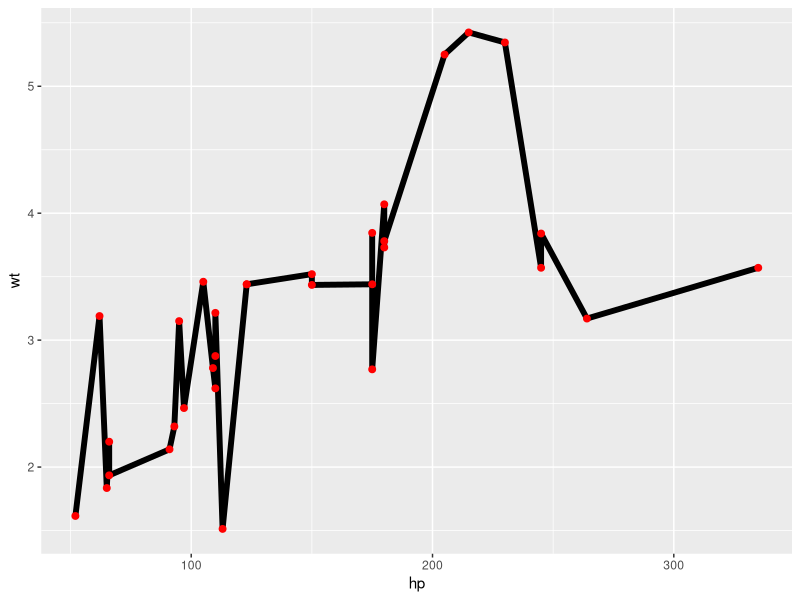
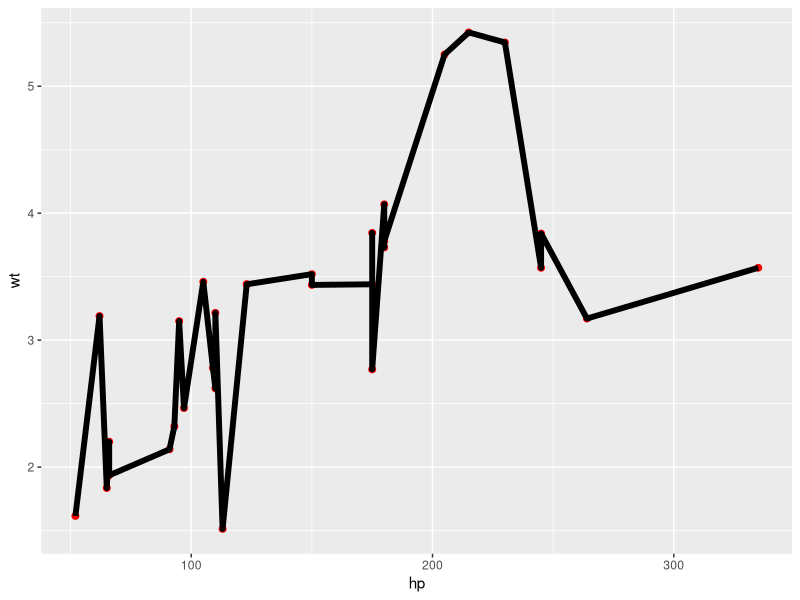
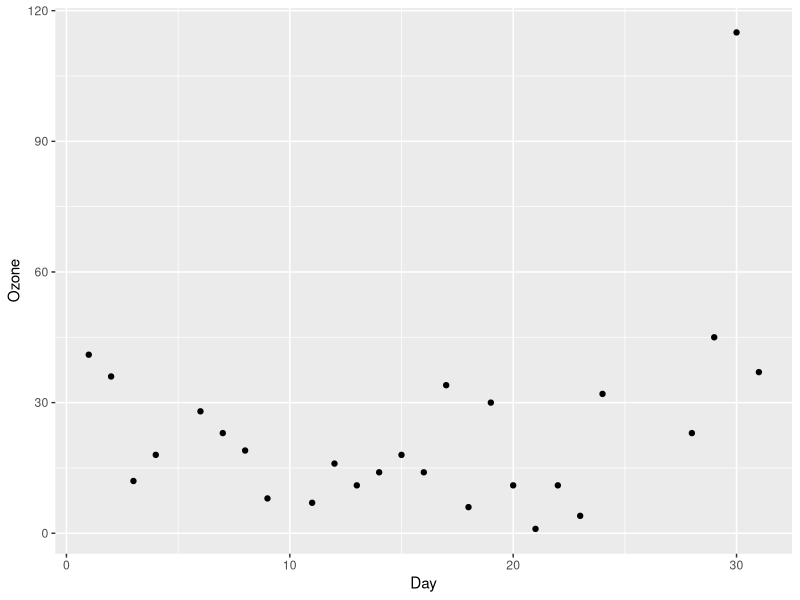
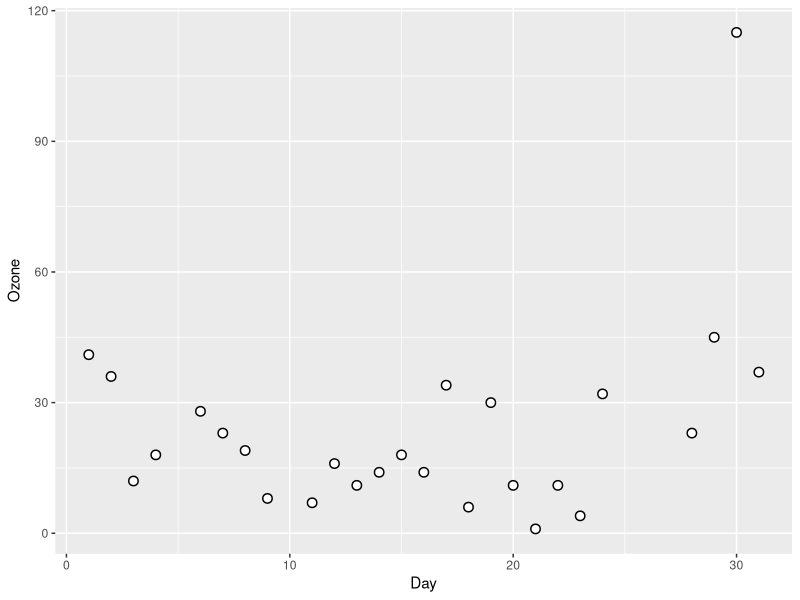
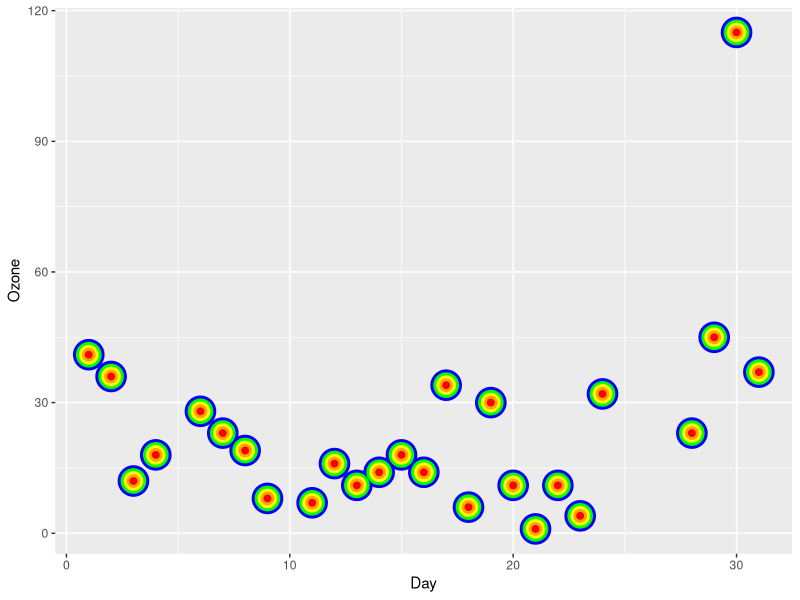
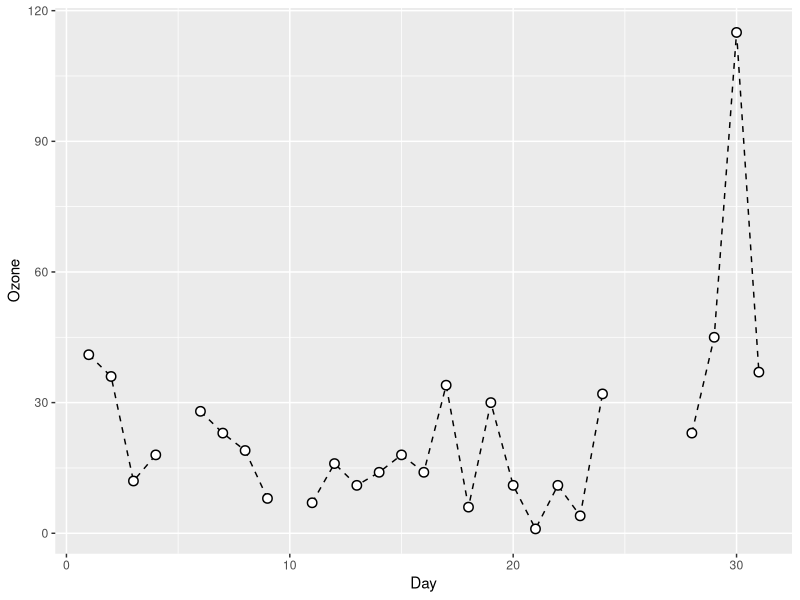
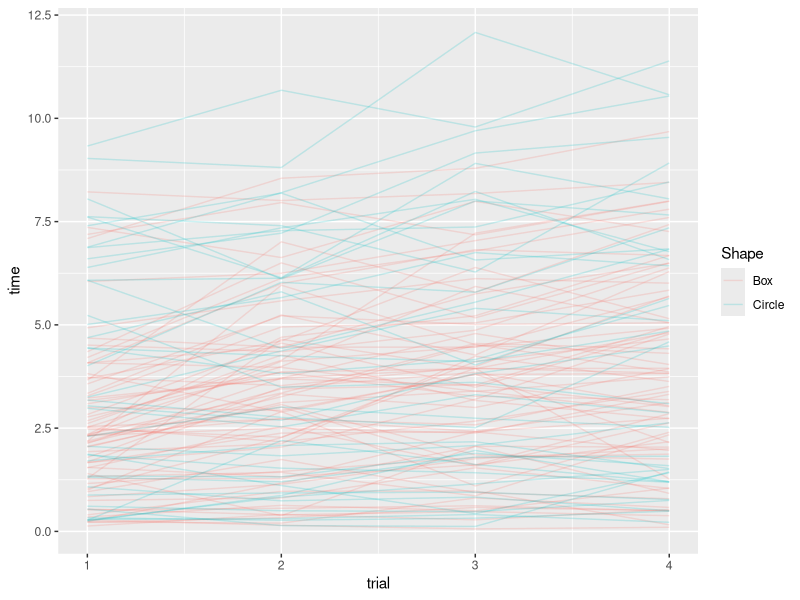
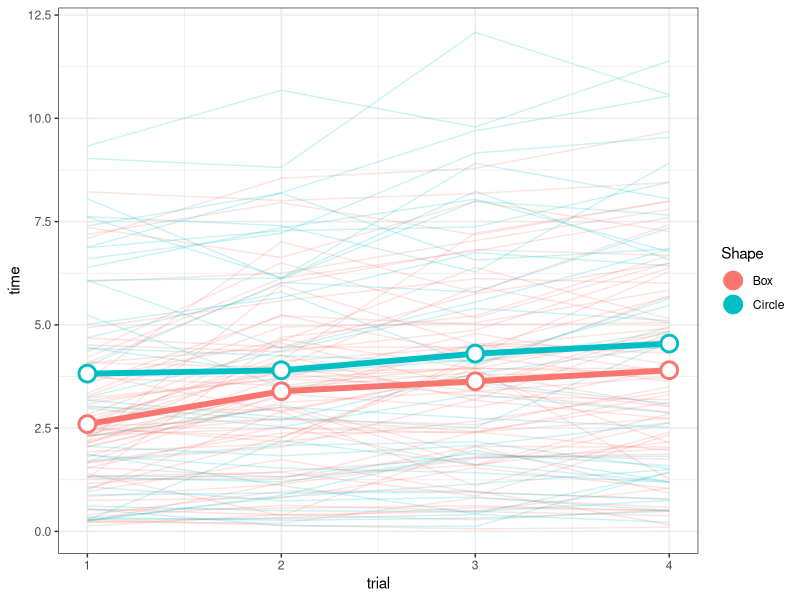

Write the R code that produced these figures, in order.
## ---- chunk 1
knitr::opts_knit$set(root.dir = '../../../../')
knitr::opts_chunk$set(
  collapse = TRUE,
  comment = "#>",
  fig.height = 3,
  fig.width = 3,
  fig.align = "center"
)
## ---- chunk 2
library(ggplot2)
ggplot(mtcars, aes(x = hp, y = wt)) +
  geom_line(size = 2) + 
  geom_point(size = 2, color = "red")
## ---- chunk 3
ggplot(mtcars, aes(x = hp, y = wt)) +
  geom_point(size = 2, color = "red") +
  geom_line(size = 2)
## ---- chunk 4
library(dplyr)
d <- airquality %>% filter(Month == 5)
head(d)
## ---- chunk 5
ggplot(d, aes(x = Day, y = Ozone)) +
  geom_point()
## ---- chunk 6
ggplot(d, aes(x = Day, y = Ozone)) +
  geom_point(size = 3) +
  geom_point(color = "white", size = 2)
## ---- chunk 7
ggplot(d, aes(x = Day, y = Ozone)) +
  geom_point(size = 10, color = "blue") +
  geom_point(size = 8,  color = "green") +
  geom_point(size = 6,  color = "yellow") +
  geom_point(size = 4,  color = "orange") +
  geom_point(size = 2,  color = "red")
## ---- chunk 8
ggplot(d, aes(x = Day, y = Ozone)) +
  geom_line(linetype = 2) +
  geom_point(size = 3) +
  geom_point(color = "white", size = 2)
## ---- chunk 9
d <- read.csv("data/tracking.csv")
## ---- chunk 10
ggplot(d, aes(x = trial, y = time, color = Shape)) +
  geom_line(aes(group = id), alpha = .2)
## ---- chunk 11
gd <- d %>% 
  group_by(Shape, trial) %>% 
  summarise(time = mean(time))

ggplot(d, aes(x = trial, y = time, color = Shape)) +
  geom_line(aes(group = id), alpha = .2) +
  geom_line(data = gd, aes(group = Shape), size = 2) +
  geom_point(data = gd, size = 6) +
  geom_point(data = gd, size = 4, color = "white") +
  theme_bw()
